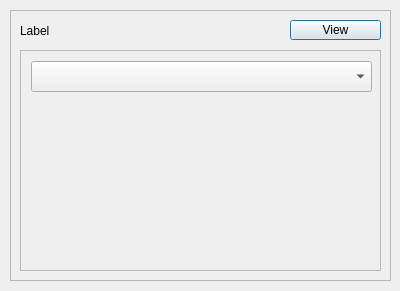
<?xml version="1.0" encoding="UTF-8"?>
<ui version="4.0">
 <class>Patchbay</class>
 <widget class="QDialog" name="Patchbay">
  <property name="geometry">
   <rect>
    <x>0</x>
    <y>0</y>
    <width>400</width>
    <height>291</height>
   </rect>
  </property>
  <property name="windowTitle">
   <string>Dialog</string>
  </property>
  <widget class="QFrame" name="frame">
   <property name="geometry">
    <rect>
     <x>10</x>
     <y>10</y>
     <width>381</width>
     <height>271</height>
    </rect>
   </property>
   <property name="frameShape">
    <enum>QFrame::StyledPanel</enum>
   </property>
   <property name="frameShadow">
    <enum>QFrame::Raised</enum>
   </property>
   <widget class="QPushButton" name="pushButton">
    <property name="geometry">
     <rect>
      <x>280</x>
      <y>10</y>
      <width>91</width>
      <height>20</height>
     </rect>
    </property>
    <property name="text">
     <string>View</string>
    </property>
   </widget>
   <widget class="QScrollArea" name="scrollArea">
    <property name="geometry">
     <rect>
      <x>10</x>
      <y>40</y>
      <width>361</width>
      <height>221</height>
     </rect>
    </property>
    <property name="widgetResizable">
     <bool>true</bool>
    </property>
    <widget class="QWidget" name="scrollAreaWidgetContents">
     <property name="geometry">
      <rect>
       <x>0</x>
       <y>0</y>
       <width>359</width>
       <height>219</height>
      </rect>
     </property>
     <widget class="QComboBox" name="comboBox">
      <property name="geometry">
       <rect>
        <x>10</x>
        <y>10</y>
        <width>341</width>
        <height>31</height>
       </rect>
      </property>
     </widget>
    </widget>
   </widget>
   <widget class="QLabel" name="label">
    <property name="geometry">
     <rect>
      <x>10</x>
      <y>10</y>
      <width>151</width>
      <height>21</height>
     </rect>
    </property>
    <property name="text">
     <string>Label</string>
    </property>
   </widget>
  </widget>
 </widget>
 <resources/>
 <connections/>
</ui>
